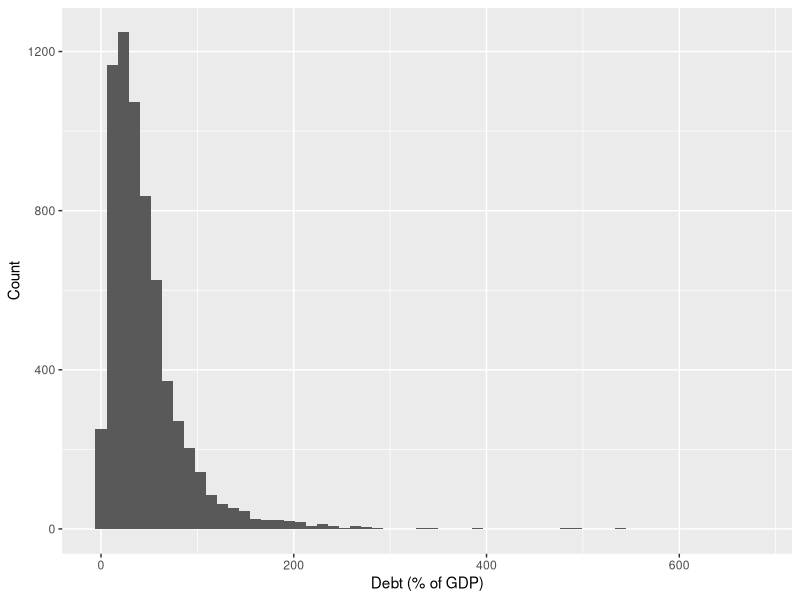
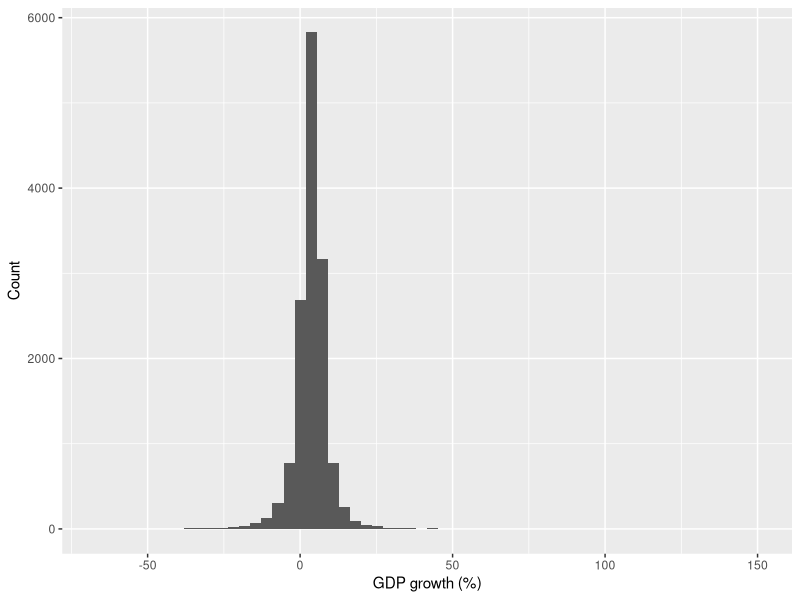
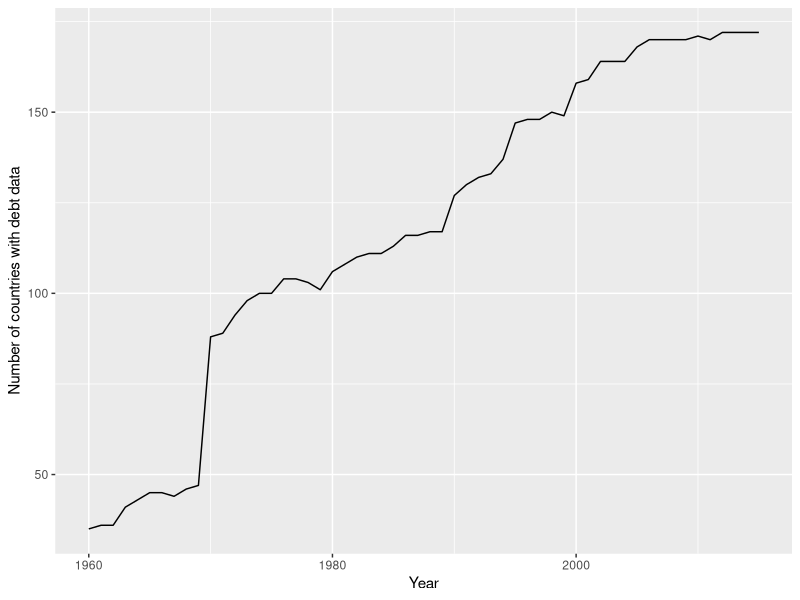

Source code (R) for these figures, in order:
## ---- chunk 1
library("readxl")
library(tidyverse)

# Read in debt dataset
debt <- read_excel("./data/debt.xls", sheet = 1) |>
  rename(country = 1)

# Inspect
dim(debt)
head(debt)
## ---- chunk 2
# Read in growth dataset
growth <- read_csv("./data/growth.csv")

# Inspect
dim(growth)
head(growth)
## ---- chunk 3
# Filter years pre-1960 out
debt_1960 <- debt |>
  select(country, `1960`:`2015`)
## ---- chunk 4
# Transform debt data for inspection
debt_long_explore <- debt_1960 |>
  filter(!is.na(country)) |>
  mutate(across(-country, ~ as.numeric(na_if(as.character(.x), "no data")))) |>
  pivot_longer(-country, names_to = "year", values_to = "debt")

# Transform growth data for inspection
growth_long_explore <- growth |>
  select(country = `Country Name`, matches("^[0-9]{4}$")) |>
  pivot_longer(-country, names_to = "year", values_to = "growth")

# View descriptive statistic summaries of debt and growth datasets
summary(debt_long_explore$debt)
summary(growth_long_explore$growth)
## ---- chunk 5
# Plot debt histogram
ggplot(debt_long_explore, aes(x = debt)) +
  geom_histogram(bins = 60) +
  labs(x = "Debt (% of GDP)", y = "Count")

# Plot growth histogram
ggplot(growth_long_explore, aes(x = growth)) +
  geom_histogram(bins = 60) +
  labs(x = "GDP growth (%)", y = "Count")
## ---- chunk 6
# Inspect datasets
debt_long_explore |> arrange(desc(debt)) |> head(5)
debt_long_explore |> arrange(debt) |> head(3)
growth_long_explore |> arrange(desc(growth)) |> head(3)
growth_long_explore |> arrange(growth) |> head(3)
## ---- chunk 7
# Missing values in the debt data are coded as the string "no data"
debt_1960 |>
  filter(!is.na(country)) |>
  select(-country) |>
  unlist() |>
  table(useNA = "ifany") |>
  sort(decreasing = TRUE) |>
  head(3)

# Calculate average #s of missing values
mean(is.na(debt_long_explore$debt))
mean(is.na(growth_long_explore$growth))
## ---- chunk 8
# Plot debt data availability by year
debt_long_explore |>
  group_by(year = as.numeric(year)) |>
  summarise(n_nonmissing = sum(!is.na(debt))) |>
  ggplot(aes(x = year, y = n_nonmissing)) +
  geom_line() +
  labs(x = "Year", y = "Number of countries with debt data")
## ---- chunk 9
# Inspect column names for each dataset
colnames(debt)[1:5]
colnames(growth)[1:6]
## ---- chunk 10
# Inspect variable values
debt |> select(1:3, `1960`, `2015`) |> glimpse()
growth |> select(1:5) |> glimpse()
## ---- chunk 11
# Empty rows and non-data rows in the debt data
debt |> filter(if_all(-1, is.na))

# Does each country appear exactly once?
debt |> count(country) |> filter(n > 1)
growth |> count(`Country Name`) |> filter(n > 1)

# Which entries are not actual countries?
debt |>
  filter(str_detect(country, "G-20|Income|Union|IMF"))
growth |>
  filter(`Country Name` %in% c("World", "High income", "Low income",
                               "Sub-Saharan Africa", "European Union",
                               "OECD members", "Small states")) |>
  select(1:2)

# Country names with trailing whitespace
debt |>
  filter(country != str_trim(country)) |>
  pull(country)
## ---- chunk 12
cleanDebt <- function(debt_data, min_year = 1960) {
  debt_data |>
    # Remove the empty row and the copyright footnote row
    filter(!is.na(country), !str_detect(country, "IMF")) |>
    # Remove leading/trailing whitespace from the country names
    mutate(country = str_trim(country)) |>
    # Replace "no data" with NA and convert every year column to numeric
    mutate(across(-country, ~ as.numeric(na_if(as.character(.x), "no data")))) |>
    # Convert to long format
    pivot_longer(-country, names_to = "year", values_to = "debt_pct_gdp") |>
    # Convert year to an integer and keep only the years we need
    mutate(year = as.integer(year)) |>
    filter(year >= min_year)
}

# Clean debt dataset
debt_clean <- cleanDebt(debt)

# Inspect country-year observations of Australia in 1960's
debt_clean |>
  filter(country == "Australia", year <= 1969)
## ---- chunk 13
cleanGrowth <- function(growth_data, min_year = 1960, max_year = 2021) {
  growth_data |>
    # Keep the country name and the year columns only
    select(country = `Country Name`, matches("^[0-9]{4}$")) |>
    # Convert to long format
    pivot_longer(-country, names_to = "year", values_to = "growth_pct_gdp") |>
    # Convert year to an integer and keep only the years we need
    mutate(year = as.integer(year)) |>
    filter(year >= min_year, year <= max_year)
}

# Clean growth dataset
growth_clean <- cleanGrowth(growth)

# Inspect country-year observations of Australia in 1960's
growth_clean |>
  filter(country == "Australia", year <= 1969)
## ---- chunk 14
# In the debt data but not the growth data
setdiff(unique(debt_clean$country), unique(growth_clean$country))
## ---- chunk 15
# In the growth data but not the debt data
setdiff(unique(growth_clean$country), unique(debt_clean$country))
## ---- chunk 16
preprocessData <- function(debt_clean, growth_clean) {

  # Mapping of IMF country name to World Bank country name
  imf_to_wb <- c(
    "China, People's Republic of"      = "China",
    "Congo, Dem. Rep. of the"          = "Congo, Dem. Rep.",
    "Congo, Republic of"               = "Congo, Rep.",
    "Czech Republic"                   = "Czechia",
    "Côte d'Ivoire"                    = "Cote d'Ivoire",
    "Egypt"                            = "Egypt, Arab Rep.",
    "Hong Kong SAR"                    = "Hong Kong SAR, China",
    "Iran"                             = "Iran, Islamic Rep.",
    "Korea, Republic of"               = "Korea, Rep.",
    "Lao P.D.R."                       = "Lao PDR",
    "Micronesia, Fed. States of"       = "Micronesia, Fed. Sts.",
    "Puerto Rico"                      = "Puerto Rico (US)",
    "Saint Kitts and Nevis"            = "St. Kitts and Nevis",
    "Saint Lucia"                      = "St. Lucia",
    "Saint Vincent and the Grenadines" = "St. Vincent and the Grenadines",
    "South Sudan, Republic of"         = "South Sudan",
    "Syria"                            = "Syrian Arab Republic",
    "São Tomé and Príncipe"            = "Sao Tome and Principe",
    "Turkey"                           = "Turkiye",
    "Venezuela"                        = "Venezuela, RB",
    "Vietnam"                          = "Viet Nam",
    "Yemen"                            = "Yemen, Rep."
  )

  # IMF entries that are country groups rather than countries
  imf_aggregates <- c("G-20 Advanced", "G-20 Emerging", "Low Income",
                      "Eastern Caribbean Currency Union")

  debt_renamed <- debt_clean |>
    filter(!(country %in% imf_aggregates)) |>
    mutate(country = if_else(country %in% names(imf_to_wb),
                             unname(imf_to_wb[country]),
                             country))

  # Keep only the country-years that appear in both datasets
  inner_join(debt_renamed, growth_clean, by = c("country", "year")) |>
    arrange(country, year)
}

# Call preprocessing function on joined dataset
growth_debt <- preprocessData(debt_clean, growth_clean)

# Inspect country-year observations of Australia in 1960's
growth_debt |>
  filter(country == "Australia", year <= 1969)
## ---- chunk 17
# Inspect joined dataset
dim(growth_debt)
n_distinct(growth_debt$country)
range(growth_debt$year)

# every country-year should appear exactly once
growth_debt |> count(country, year) |> filter(n > 1)
## ---- chunk 18
# Display final clean dataset
growth_debt
